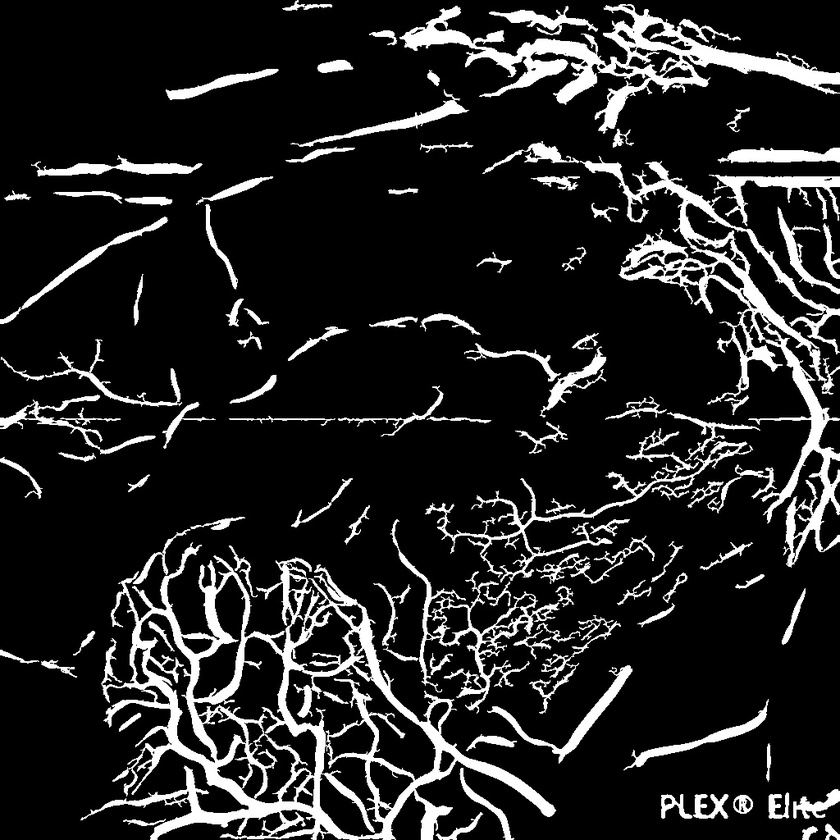
#> input picture test_images/processed_pdr (80)_0.jpg, 840 x 840 px, shrunk from 1024 x 1024 before the run, found by its file name
$ python pipeline.py
#> lines starting #> are read from the running program, lines starting #| are printed output that depends on the picture; after the words box and inside, x2 and y2 are one past the last pixel; in counts of white or black regions, pixels touching at a corner belong together
### classes/branch_point_data.py
class BranchPointData:
    label: str
    coord: tuple[int, int]

    def __init__(self, label: str, coord: tuple[int, int]):
        self.label = label
        self.coord = coord

    def getX(self) -> int:
        return self.coord[0]

    def getY(self) -> int:
        return self.coord[1]

### segment.py
import cv2
import numpy as np
import logging
import matplotlib.pyplot as plt
from tqdm import trange
from classes.branch_point_data import BranchPointData
from classes.segment_pair_data import SegmentPairData

logging.basicConfig(
    format="%(asctime)s %(levelname)-8s %(message)s",
    level=logging.INFO,
    datefmt="%Y-%m-%d %H:%M:%S",
)


def find_branch_segments(skeleton_image, beps: list[tuple[int, int]]):
    beps_overlay = np.zeros(skeleton_image.shape, dtype=np.uint8)
    for x, y in beps:
        beps_overlay[y, x] = 255
    segmented_skeleton = cv2.subtract(skeleton_image, beps_overlay)

    num_labels, labels = cv2.connectedComponents(segmented_skeleton)
    segments = [
        (labels == label).astype(np.uint8) * 255 for label in range(1, num_labels)
    ]

    logging.info("finished labeling connected components (segments)")
    return segments


def find_segment_pair_labels(
    branch_segments: list[np.ndarray],
    cval_to_data: dict[int, BranchPointData],
    sm_threshold: int,
):
    logging.info("finding segment branch edge points")
    cnn_beps_list = []
    sm_list = []
    for i in trange(len(branch_segments)):
        segment = branch_segments[i]
        h, w = segment.shape
        assert isinstance(h, int), "h is not int"
        assert isinstance(w, int), "w is not int"

        non_zeros = cv2.findNonZero(segment)
        stack: list[tuple[int, int]] = [non_zeros[0][0]]
        visited: set[int] = set()
        cnn_beps: set[str] = set()
        while stack:
            x_curr, y_curr = stack.pop()

            if x_curr < 0 or y_curr < 0 or x_curr >= w or y_curr >= h:
                continue

            coord_value_current = x_curr * h + y_curr

            if coord_value_current in visited:
                continue
            visited.add(coord_value_current)

            if coord_value_current in cval_to_data:
                cnn_beps.add(cval_to_data[coord_value_current].label)
                continue

            if segment[y_curr, x_curr] == 0:
                continue

            for dy in (-1, 0, 1):
                for dx in (-1, 0, 1):
                    if dx == dy == 0:
                        continue
                    stack.append((x_curr + dx, y_curr + dy))

        if len(cnn_beps) > 2:
            print(cnn_beps)
            raise Exception("something is wrong")
        elif len(cnn_beps) == 1:
            cnn_beps: list[str] = list(cnn_beps)
            cnn_beps.append(cnn_beps[0])

        pair = tuple(sorted(list(cnn_beps), key=int))
        cnn_beps_list.append(pair)
        sm_list.append(len(non_zeros) + 2 < sm_threshold)

    num_bps = len(cval_to_data)
    pair_data: list[list[SegmentPairData | None]] = [
        [None for _ in range(num_bps)] for _ in range(num_bps)
    ]
    for i, (l1, l2) in enumerate(cnn_beps_list):
        l1, l2 = int(l1), int(l2)
        pair_data[l1][l2] = SegmentPairData(
            label=i,
            sm=sm_list[i],
            ext=False,
            count=cv2.countNonZero(branch_segments[i]),
        )
        pair_data[l2][l1] = pair_data[l1][l2].copy()
    return pair_data


def extend_connected_branch_points(
    branch_segments: list,
    pair_data: list[list[SegmentPairData | None]],
    beps: list[tuple[int, int]],
    cval_to_data: dict[int, BranchPointData],
    shape: tuple[int, int],
):
    h, _ = shape
    for i in range(len(beps)):
        x, y = beps[i]
        for dy in (-1, 0, 1):
            for dx in (-1, 0, 1):
                if dx == dy == 0:
                    continue
                coord_val = (x + dx) * h + (y + dy)
                if coord_val in cval_to_data:
                    nb = cval_to_data[coord_val].label
                    l1, l2 = tuple(sorted([nb, str(i)], key=int))
                    l1, l2 = int(l1), int(l2)

                    if pair_data[l1][l2]:
                        continue

                    pair_data[l1][l2] = {
                        "label": len(branch_segments),
                        "sm": True,
                        "ext": True,
                        "count": 2,
                    }
                    pair_data[l1][l2] = SegmentPairData(
                        label=len(branch_segments), sm=True, ext=True, count=2
                    )
                    pair_data[l2][l1] = pair_data[l1][l2].copy()

                    segment = np.zeros(shape, dtype=np.uint8)
                    segment[y, x] = 255
                    x2, y2 = beps[int(nb)]
                    segment[y2, x2] = 255

                    branch_segments.append(segment)


# [54 lines left out: function segment_union, not called in this run]

### classes/segment_pair_data.py
class SegmentPairData:
    label: int
    sm: bool
    ext: bool
    count: int
    vectors: tuple[tuple[int, int], tuple[int, int]] | None

    def __init__(self, label: int, sm: bool, ext: bool, count: int):
        self.label = label
        self.sm = sm
        self.ext = ext
        self.count = count
        self.vectors = None

    def copy(self):
        return SegmentPairData(self.label, self.sm, self.ext, self.count)

### pipeline.py
import numpy as np
import matplotlib.pyplot as plt
import cv2
import logging
import segment
import vector
import path
import formatter
from skimage.morphology import skeletonize
from scipy.ndimage import convolve
from classes.branch_point_data import BranchPointData

logging.basicConfig(
    format="%(asctime)s %(levelname)-8s %(message)s",
    level=logging.INFO,
    datefmt="%Y-%m-%d %H:%M:%S",
)


def read_binary_image(filename: str):
#> called with filename = 'test_images\\processed_pdr (80)_0.jpg'
    image = cv2.imread(filename, cv2.IMREAD_GRAYSCALE)
#> image is the input picture: shape (840, 840); min 0, max 255, mean 35.7
    _, image = cv2.threshold(image, 128, 255, cv2.THRESH_BINARY | cv2.THRESH_OTSU)
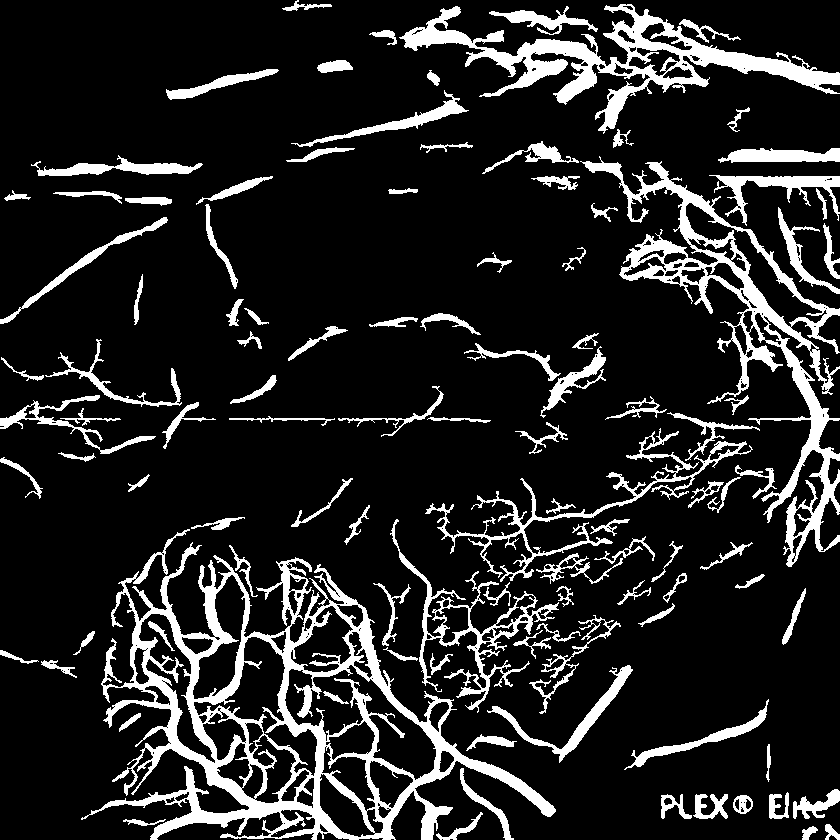
#> image: shape (840, 840); 14.2% white; 107 white regions, largest, box (x1, y1, x2, y2) and area: (81, 529, 556, 840) 28879, (580, 156, 840, 567) 14068, (399, 4, 840, 134) 11883

    logging.info("loaded " + filename)
    return image


def skeletonize_image(image, method="lee") -> np.ndarray:
#> called with method = 'lee'
    skel = skeletonize(image // 255, method=method)
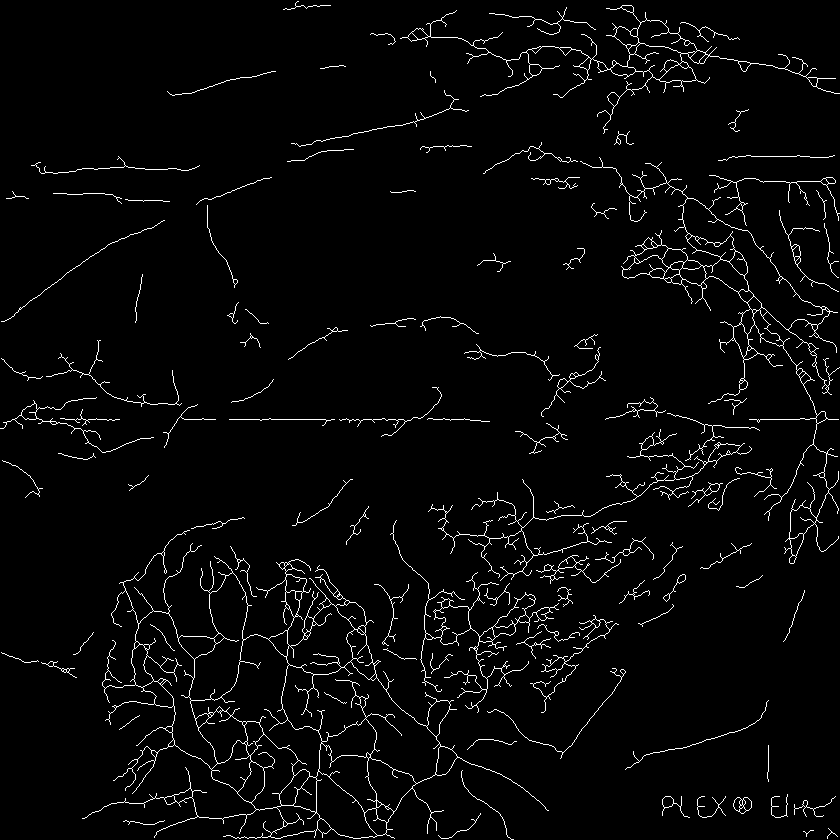
#> skel: shape (840, 840) bool; 3.1% white in thin lines or dots
    skel = skel.astype(np.uint8)

    logging.info("skeletonized image")
    return skel


def find_branch_points(
    skeleton_image: np.ndarray,
) -> tuple[list[tuple[int, int]], dict[int, BranchPointData]]:
    kernel = np.array([[1, 1, 1], [1, 0, 1], [1, 1, 1]], dtype=np.uint8)
    neighbors = convolve(skeleton_image, kernel, mode="constant", cval=0)
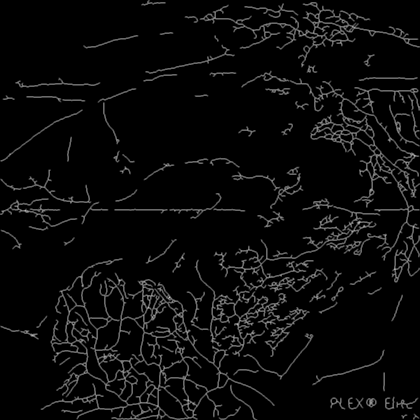
#> neighbors: shape (840, 840) (shown at 1/2 size); min 0, max 6, mean 0.246; drawn with min black and max white

    bp_image = (skeleton_image == 1) & (neighbors > 2)
#> bp_image: shape (840, 840) bool; 0.32% white in thin lines or dots
    bp_image = bp_image.astype(np.uint8)

    edge_image = (skeleton_image == 1) & (neighbors == 1)
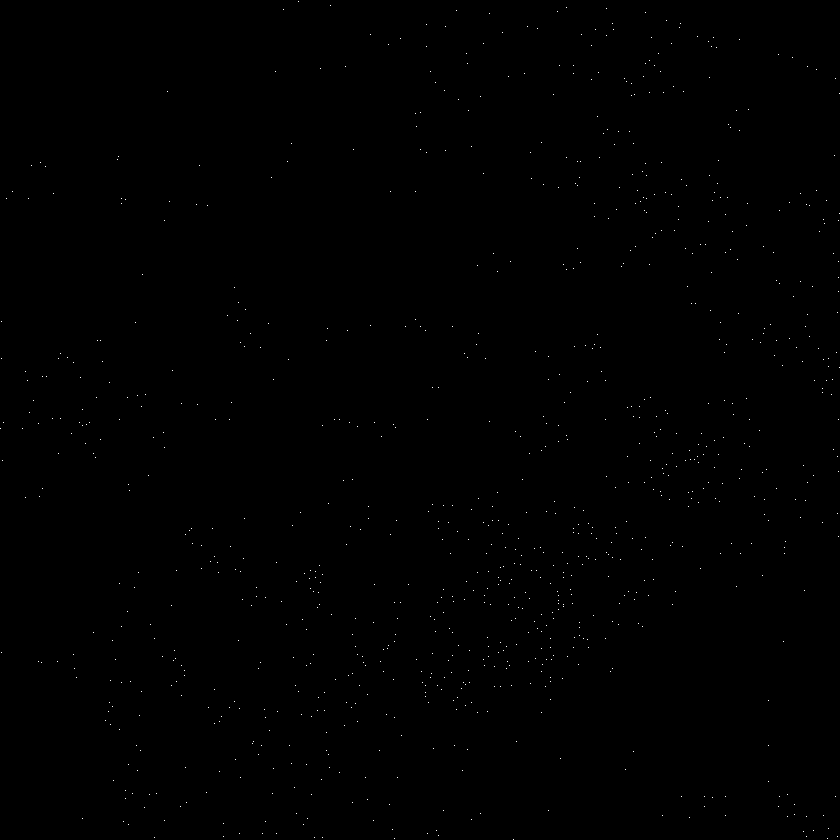
#> edge_image: shape (840, 840) bool; 0.14% white in thin lines or dots
    edge_image = edge_image.astype(np.uint8)

    beps = []
    h, w = bp_image.shape
    for y in range(h):
        for x in range(w):
            if bp_image[y, x] == 1 or edge_image[y, x] == 1:
                beps.append((x, y))

    cval_to_data = {}
    for i, (x, y) in enumerate(beps):
        coord_value = x * h + y
        cval_to_data[coord_value] = BranchPointData(label=str(i), coord=(x, y))

    logging.info("found " + str(len(beps)) + " branch edge points")
    return beps, cval_to_data


def extract_path_permutations(
    image_path: str,
    display_highlight: bool,
    sm_threshold: int,
    depth: int,
    norm_cutoff: float,
    frac_length_cutoff: float,
    save: bool,
    overlay: bool,
    save_dir: str,
):
    binary_image = read_binary_image(image_path)

    skeleton = skeletonize_image(binary_image, "lee")

    branching_points, cval_data_dict = find_branch_points(skeleton)
#> branching_points = 3236 pairs, first value 0 to 839, second value 1 to 839; cval_data_dict = 3236 items

    if display_highlight:
        hbeps_image = formatter.highlight_branch_points(skeleton, branching_points)
        plt.imshow(hbeps_image)
        plt.show()

    segments = segment.find_branch_segments(skeleton, branching_points)
#> the loop in find_branch_segments, `for x, y in beps:` made 3236 passes
#> (x, y) on passes 1 to 3: (298, 1), (330, 5), (296, 6)
#> in find_branch_segments, `segmented_skeleton = cv2.subtract(skeleton_image, beps_overlay)`:
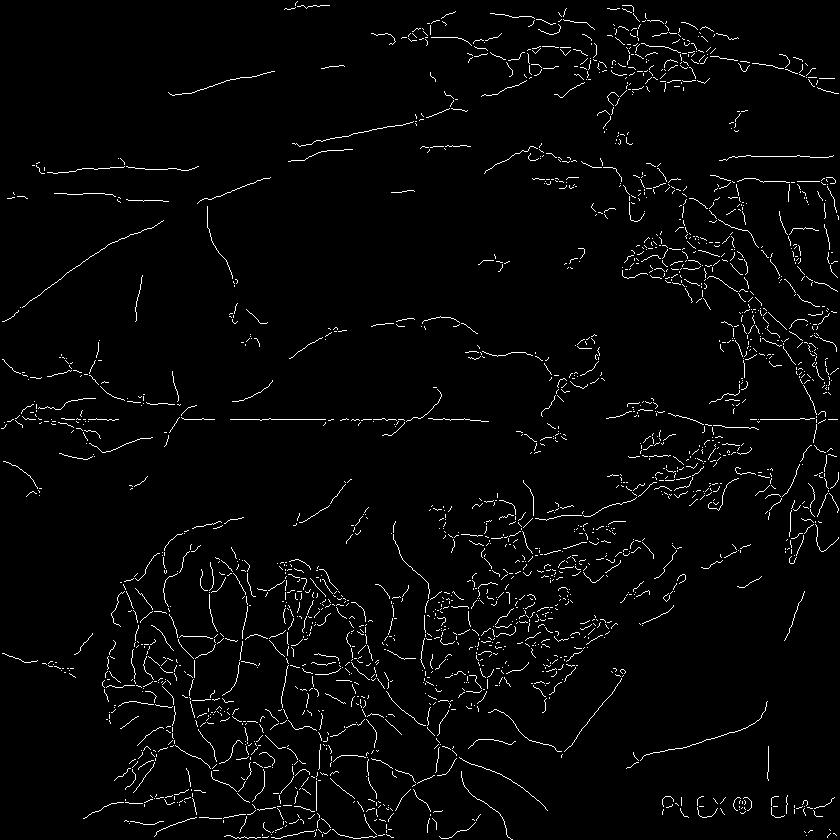
#> segmented_skeleton: shape (840, 840); values 0 (black) and 1 (white), 2.6% white in thin lines or dots
#> in find_branch_segments, `num_labels, labels = cv2.connectedComponents(segmented_skeleton)`:
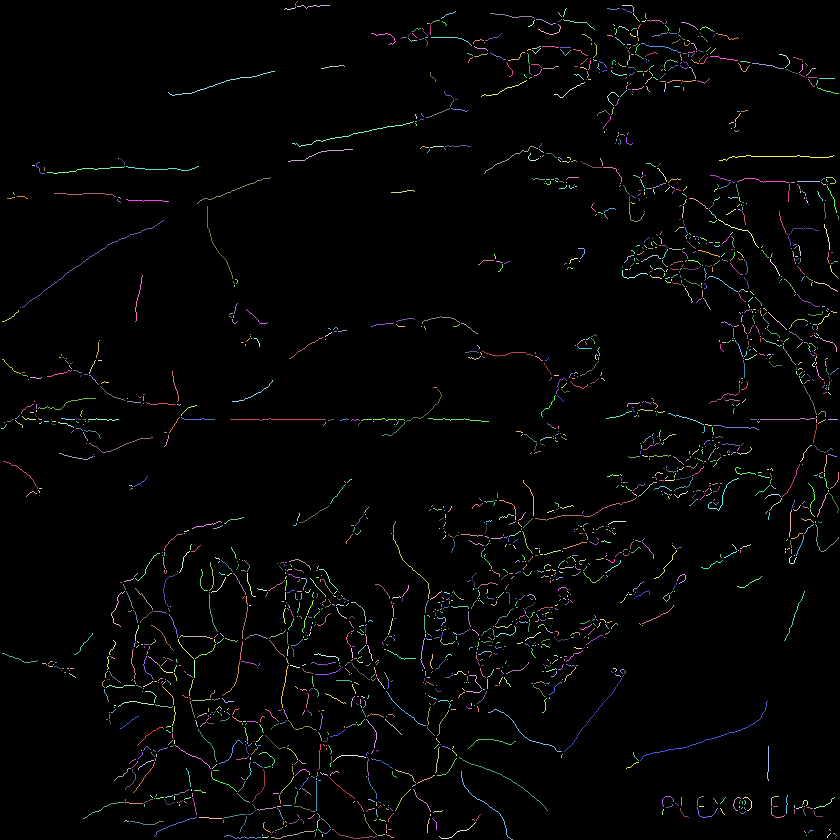
#> labels: shape (840, 840) int32; 2114 distinct labels, from 0 to 2113; one colour per label, 0 black
#> in find_branch_segments, `num_labels, labels = cv2.connectedComponents(segmented_skeleton)`: num_labels = 2114
#> in find_branch_segments, `segments = [ (labels == label).astype(np.uint8) * 255 for label in ran..`: segments = 2113 items
#> segments = 2113 items

    pair_data_arr = segment.find_segment_pair_labels(
        segments, cval_data_dict, sm_threshold
    )
#> the loop in find_segment_pair_labels, `for i in trange(len(branch_segments)):` made 2113 passes
#> after the loop in find_segment_pair_labels, `for i in trange(len(branch_segments)):`: cnn_beps_list = 2113 items, first 6: ('0', '2'), ('1', '2'), ('3', '11'), ('2', '8'), ('4', '14'), ('5', '7'); sm_list = 2113 items, first 6: False, False, False, False, False, False
#> in find_segment_pair_labels, `num_bps = len(cval_to_data)`: num_bps = 3236
#> the loop in find_segment_pair_labels, `for i, (l1, l2) in enumerate(cnn_beps_list):` made 2113 passes
#> (l1, l2) on passes 14 to 16: ('15', '22'), ('15', '42'), ('19', '31')
    segment.extend_connected_branch_points(
        segments, pair_data_arr, branching_points, cval_data_dict, skeleton.shape
    )

    vector.calc_pairs_end_vectors(segments, branching_points, pair_data_arr, depth)

    neighbor_graph = path.construct_neighborhood_graph(pair_data_arr)

    # cutoff higher = more_smooth_path
    unique_paths = path.find_unique_paths(
        neighbor_graph, pair_data_arr, norm_cutoff, depth
    )

    unique_paths = path.prune_similar_paths(unique_paths, pair_data_arr, neighbor_graph)

    segment.segment_union(
        unique_paths,
        segments,
        pair_data_arr,
        skeleton,
        branching_points,
        frac_length_cutoff,
        save_dir,
        save,
        overlay,
    )


IMAGE_PATH = "test_images\processed_pdr (80)_0.jpg"

SM_THRESHOLD = 5  # px count to determine if segment is small
VECTOR_DEPTH = 5  # depth from the end of segments to calculate the vectors
NORM_CUTOFF = 0.75  # cosine of angle to cutoff if less than this value, range: (0,1)
FRAC_LENGTH_CUTOFF = 0.05  # fraction of width to determine if the segment union is too small to be included in the results, range: (0,1)
SAVE = False  # should save the results
SAVE_DIR = "res"  # save directory
SAVE_WITH_OVERLAY = True  # should show skeleton overlay

DISPLAY_HIGHLIGHTED_SKELETON = False

if __name__ == "__main__":
#> (the run stopped early here; a loop or call above may not have finished)
